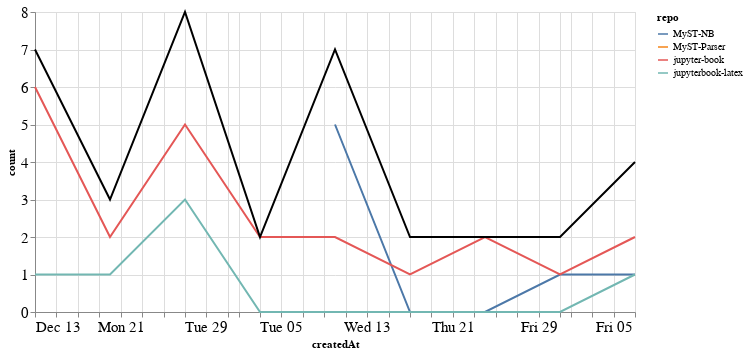

This figure's notebook cell:
### Markdown cell above
### Comments

### Code cell
comments_time = comments.groupby('repo').resample('W', on='createdAt').count()['author'].reset_index()
comments_time = comments_time.rename(columns={'author': 'count'})
comments_time_total = comments_time.groupby('createdAt').agg({"count": "sum"}).reset_index()
ch1 = alt.Chart(comments_time, width=600).mark_line().encode(
    x='createdAt',
    y='count',
    color='repo',
    tooltip="repo"
)

ch2 = alt.Chart(comments_time_total, width=600).mark_line(color="black").encode(
    x='createdAt',
    y='count',
)

ch1 + ch2

### Figure 1 — Vega-Lite specification as saved in the notebook (floating-point values rounded to 4 significant figures)
{"config": {"axisLeft": {"labelFontSize": 15}, "axisBottom": {"labelFontSize": 15}}, "layer": [{"data": {"name": "data-ab4fb172705de7c92800241d6e1e811b"}, "mark": "line", "encoding": {"color": {"type": "nominal", "field": "repo"}, "tooltip": {"type": "nominal", "field": "repo"}, "x": {"type": "temporal", "field": "createdAt"}, "y": {"type": "quantitative", "field": "count"}}, "width": 600}, {"data": {"name": "data-f21130428ff963c6b6171548a197b48b"}, "mark": {"type": "line", "color": "black"}, "encoding": {"x": {"type": "temporal", "field": "createdAt"}, "y": {"type": "quantitative", "field": "count"}}, "width": 600}], "$schema": "https://vega.github.io/schema/vega-lite/v4.8.1.json", "datasets": {"data-ab4fb172705de7c92800241d6e1e811b": [{"repo": "MyST-NB", "createdAt": "2021-01-10T00:00:00", "count": 5}, {"repo": "MyST-NB", "createdAt": "2021-01-17T00:00:00", "count": 0}, {"repo": "MyST-NB", "createdAt": "2021-01-24T00:00:00", "count": 0}, {"repo": "MyST-NB", "createdAt": "2021-01-31T00:00:00", "count": 1}, {"repo": "MyST-NB", "createdAt": "2021-02-07T00:00:00", "count": 1}, {"repo": "MyST-Parser", "createdAt": "2021-01-17T00:00:00", "count": 1}, {"repo": "jupyter-book", "createdAt": "2020-12-13T00:00:00", "count": 6}, {"repo": "jupyter-book", "createdAt": "2020-12-20T00:00:00", "count": 2}, {"repo": "jupyter-book", "createdAt": "2020-12-27T00:00:00", "count": 5}, {"repo": "jupyter-book", "createdAt": "2021-01-03T00:00:00", "count": 2}, {"repo": "jupyter-book", "createdAt": "2021-01-10T00:00:00", "count": 2}, {"repo": "jupyter-book", "createdAt": "2021-01-17T00:00:00", "count": 1}, {"repo": "jupyter-book", "createdAt": "2021-01-24T00:00:00", "count": 2}, {"repo": "jupyter-book", "createdAt": "2021-01-31T00:00:00", "count": 1}, {"repo": "jupyter-book", "createdAt": "2021-02-07T00:00:00", "count": 2}, {"repo": "jupyterbook-latex", "createdAt": "2020-12-13T00:00:00", "count": 1}, {"repo": "jupyterbook-latex", "createdAt": "2020-12-20T00:00:00", "count": 1}, {"repo": "jupyterbook-latex", "createdAt": "2020-12-27T00:00:00", "count": 3}, {"repo": "jupyterbook-latex", "createdAt": "2021-01-03T00:00:00", "count": 0}, {"repo": "jupyterbook-latex", "createdAt": "2021-01-10T00:00:00", "count": 0}, {"repo": "jupyterbook-latex", "createdAt": "2021-01-17T00:00:00", "count": 0}, {"repo": "jupyterbook-latex", "createdAt": "2021-01-24T00:00:00", "count": 0}, {"repo": "jupyterbook-latex", "createdAt": "2021-01-31T00:00:00", "count": 0}, {"repo": "jupyterbook-latex", "createdAt": "2021-02-07T00:00:00", "count": 1}], "data-f21130428ff963c6b6171548a197b48b": [{"createdAt": "2020-12-13T00:00:00", "count": 7}, {"createdAt": "2020-12-20T00:00:00", "count": 3}, {"createdAt": "2020-12-27T00:00:00", "count": 8}, {"createdAt": "2021-01-03T00:00:00", "count": 2}, {"createdAt": "2021-01-10T00:00:00", "count": 7}, {"createdAt": "2021-01-17T00:00:00", "count": 2}, {"createdAt": "2021-01-24T00:00:00", "count": 2}, {"createdAt": "2021-01-31T00:00:00", "count": 2}, {"createdAt": "2021-02-07T00:00:00", "count": 4}]}}
